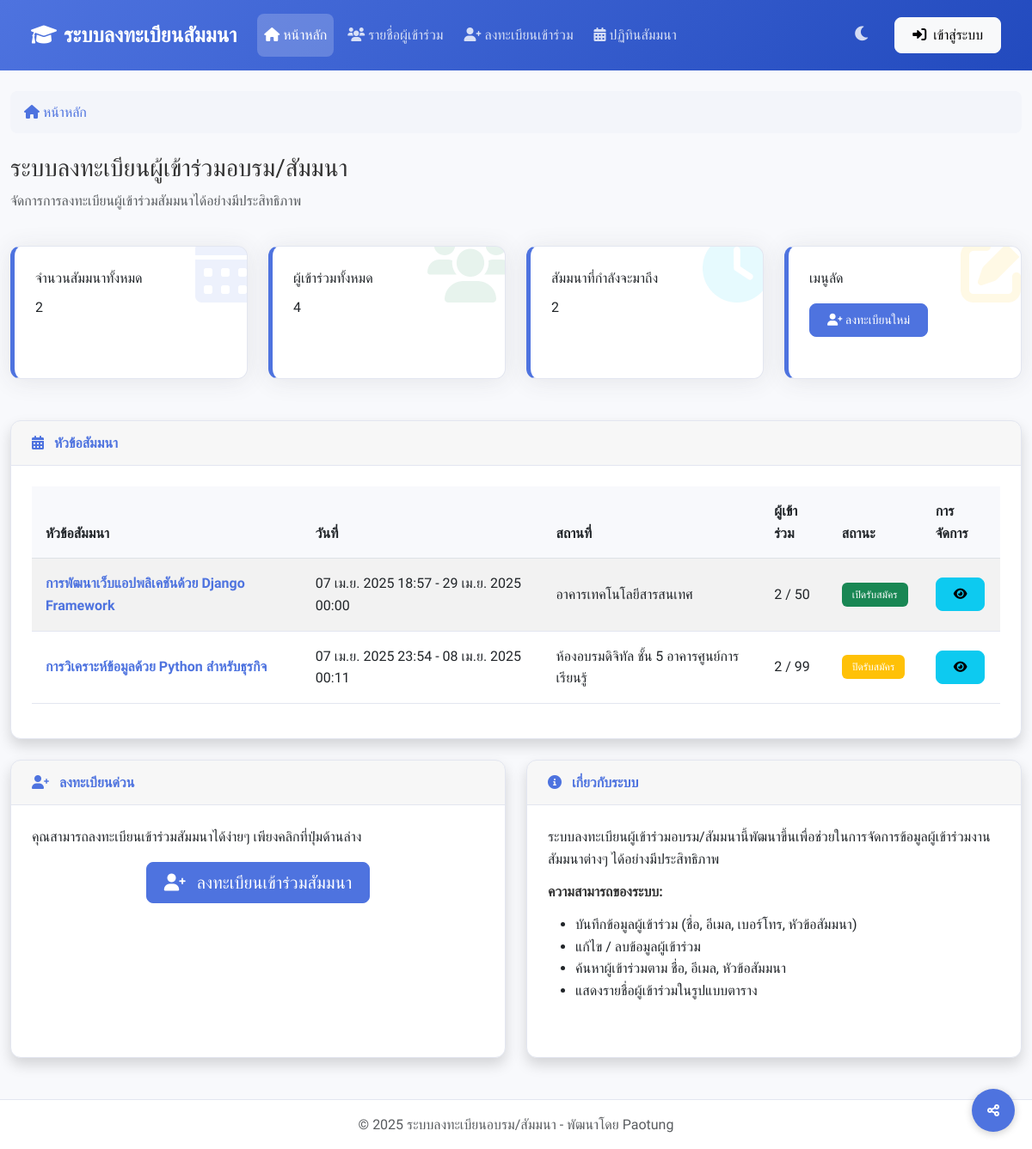
The page / on the database its author committed.
### myapp/models.py (models this page shows, shortened)
class SeminarTopic(models.Model):
    name = models.CharField(max_length=200, unique=True)
    description = models.TextField(blank=True)
    start_date = models.DateTimeField()
    end_date = models.DateTimeField()
    max_participants = models.PositiveIntegerField(default=50)
    location = models.CharField(max_length=255)
    class Meta:
        ordering = ['-start_date']
    def get_participant_count(self):
        return self.participants.count()
    def is_full(self):
        return self.get_participant_count() >= self.max_participants
    def is_registration_open(self):
        now = timezone.localtime(timezone.now())  # ใช้เวลาท้องถิ่นแทน
        is_in_time_period = now <= self.end_date
        is_seats_available = not self.is_full()
        return is_in_time_period and is_seats_available

### myapp/views.py (the view)
# urls.py: path('', views.HomeView.as_view(), name='home'),
class HomeView(ListView):
    model = SeminarTopic
    template_name = 'myapp/index.html'
    context_object_name = 'seminars'
    def get_queryset(self):
        return SeminarTopic.objects.all().order_by('start_date')
    def get_context_data(self, **kwargs):
        context = super().get_context_data(**kwargs)
        context['total_participants'] = Participant.objects.count()
        context['total_seminars'] = SeminarTopic.objects.count()
        context['current_time'] = timezone.localtime(timezone.now())
        return context

### myapp/templates/myapp/index.html (shortened to what this page needs)
{% extends 'myapp/base.html' %}
{% load static %}
{% block page_title %}ระบบลงทะเบียนผู้เข้าร่วมอบรม/สัมมนา{% endblock %}
{% block page_subtitle %}จัดการการลงทะเบียนผู้เข้าร่วมสัมมนาได้อย่างมีประสิทธิภาพ{% endblock %}
{% block content %}
<div class="row mb-4">
    <div class="col-xl-3 col-md-6 mb-4">
        <div class="card dashboard-card primary h-100">
            <div class="card-body">
                <div class="row no-gutters align-items-center">
                    <div class="col">
                        <div class="card-title">จำนวนสัมมนาทั้งหมด</div>
                        <div class="card-value">{{ total_seminars }}</div>
                    </div>
                    <div class="col-auto">
                        <i class="fas fa-calendar-alt icon text-primary"></i>
                    </div>
                </div>
            </div>
        </div>
    </div>
    <div class="col-xl-3 col-md-6 mb-4">
        <div class="card dashboard-card success h-100">
            <div class="card-body">
                <div class="row no-gutters align-items-center">
                    <div class="col">
                        <div class="card-title">ผู้เข้าร่วมทั้งหมด</div>
                        <div class="card-value">{{ total_participants }}</div>
                    </div>
                    <div class="col-auto">
                        <i class="fas fa-users icon text-success"></i>
                    </div>
                </div>
            </div>
        </div>
    </div>
    <div class="col-xl-3 col-md-6 mb-4">
        <div class="card dashboard-card info h-100">
            <div class="card-body">
                <div class="row no-gutters align-items-center">
                    <div class="col">
                        <div class="card-title">สัมมนาที่กำลังจะมาถึง</div>
                        <div class="card-value">{{ seminars|length }}</div>
                    </div>
                    <div class="col-auto">
                        <i class="fas fa-clock icon text-info"></i>
                    </div>
                </div>
            </div>
        </div>
    </div>
    <div class="col-xl-3 col-md-6 mb-4">
        <div class="card dashboard-card warning h-100">
            <div class="card-body">
                <div class="row no-gutters align-items-center">
                    <div class="col">
                        <div class="card-title">เมนูลัด</div>
                        <a href="{% url 'participant_create' %}" class="btn btn-sm btn-primary mt-2">
                            <i class="fas fa-user-plus"></i> ลงทะเบียนใหม่
                        </a>
                    </div>
                    <div class="col-auto">
                        <i class="fas fa-edit icon text-warning"></i>
                    </div>
                </div>
            </div>
        </div>
    </div>
</div>
<div class="row">
    <div class="col-12">
        <div class="card shadow mb-4">
            <div class="card-header py-3 d-flex justify-content-between align-items-center">
                <h6 class="m-0 font-weight-bold text-primary">
                    <i class="fas fa-calendar-alt me-2"></i> หัวข้อสัมมนา
                </h6>
            </div>
            <div class="card-body">
                {% if seminars %}
                    <div class="table-responsive">
                        <table class="table table-striped table-hover">
                            <thead>
                                <tr>
                                    <th>หัวข้อสัมมนา</th>
                                    <th>วันที่</th>
                                    <th>สถานที่</th>
                                    <th>ผู้เข้าร่วม</th>
                                    <th>สถานะ</th>
                                    <th>การจัดการ</th>
                                </tr>
                            </thead>
                            <tbody>
                                {% for seminar in seminars %}
                                <tr>
                                    <td>
                                        <a href="{% url 'seminar_detail' seminar.id %}" class="fw-bold text-decoration-none">
                                            {{ seminar.name }}
                                        </a>
                                    </td>
                                    <td>
                                        {{ seminar.start_date|date:"d M Y H:i" }} - {{ seminar.end_date|date:"d M Y H:i" }}
                                    </td>
                                    <td>{{ seminar.location }}</td>
                                    <td>
                                        {{ seminar.get_participant_count }} / {{ seminar.max_participants }}
                                    </td>
                                    <td>
                                        {% if not seminar.is_registration_open %}
                                            {% if seminar.is_full %}
                                                <span class="badge bg-danger">เต็ม</span>
                                            {% else %}
                                                <span class="permanent-notice badge bg-warning">ปิดรับสมัคร</span>
                                            {% endif %}
                                        {% else %}
                                            <span class="badge bg-success">เปิดรับสมัคร</span>
                                        {% endif %}
                                    </td>
                                    <td>
                                        <div class="btn-group">
                                            <a href="{% url 'seminar_detail' seminar.id %}" class="btn btn-sm btn-info">
                                                <i class="fas fa-eye"></i>
                                            </a>
                                        </div>
                                    </td>
                                </tr>
                                {% endfor %}
                            </tbody>
                        </table>
                    </div>
                {% endif %}
            </div>
        </div>
    </div>
</div>
<div class="row">
    <div class="col-lg-6 mb-4">
        <div class="card shadow h-100">
            <div class="card-header py-3">
                <h6 class="m-0 font-weight-bold text-primary">
                    <i class="fas fa-user-plus me-2"></i> ลงทะเบียนด่วน
                </h6>
            </div>
            <div class="card-body">
                <p class="mb-3">คุณสามารถลงทะเบียนเข้าร่วมสัมมนาได้ง่ายๆ เพียงคลิกที่ปุ่มด้านล่าง</p>
                <div class="text-center">
                    <a href="{% url 'participant_create' %}" class="btn btn-primary btn-lg">
                        <i class="fas fa-user-plus me-2"></i> ลงทะเบียนเข้าร่วมสัมมนา
                    </a>
                </div>
            </div>
        </div>
    </div>
    <div class="col-lg-6 mb-4">
        <div class="card shadow h-100">
            <div class="card-header py-3">
                <h6 class="m-0 font-weight-bold text-primary">
                    <i class="fas fa-info-circle me-2"></i> เกี่ยวกับระบบ
                </h6>
            </div>
            <div class="card-body">
                <p>ระบบลงทะเบียนผู้เข้าร่วมอบรม/สัมมนานี้พัฒนาขึ้นเพื่อช่วยในการจัดการข้อมูลผู้เข้าร่วมงานสัมมนาต่างๆ ได้อย่างมีประสิทธิภาพ</p>
                <h6 class="font-weight-bold">ความสามารถของระบบ:</h6>
                <ul>
                    <li>บันทึกข้อมูลผู้เข้าร่วม (ชื่อ, อีเมล, เบอร์โทร, หัวข้อสัมมนา)</li>
                    <li>แก้ไข / ลบข้อมูลผู้เข้าร่วม</li>
                    <li>ค้นหาผู้เข้าร่วมตาม ชื่อ, อีเมล, หัวข้อสัมมนา</li>
                    <li>แสดงรายชื่อผู้เข้าร่วมในรูปแบบตาราง</li>
                </ul>
            </div>
        </div>
    </div>
</div>
{% endblock %}

### myapp/templates/myapp/base.html (style rules this page uses)
:root { --primary-color: #4e73df; --primary-dark: #2653d4; --primary-light: #6f8be8; --secondary-color: #6c757d; --success-color: #1cc88a; --success-dark: #13a673; --info-color: #36b9cc; --warning-color: #f6c23e; --danger-color: #e74a3b; --light-color: #f8f9fc; --dark-color: #5a5c69; --body-bg: #f8f9fc; --body-color: #333; --card-bg: #fff; --card-border: #e3e6f0; --card-shadow: 0 0.15rem 1.75rem 0 rgba(58, 59, 69, 0.1); --navbar-bg: linear-gradient(135deg, #4e73df 0%, #224abe 100%); --navbar-color: #fff; --input-bg: #fff; --input-color: #6e707e; --input-border: #d1d3e2; --table-header-bg: #f8f9fc; --table-border: #e3e6f0; --table-hover: #f3f5fa; --timeline-bg: #e3e6f0; --breadcrumb-bg: #f3f5fa; --footer-bg: #fff; --spacing-xs: 0.25rem; --spacing-sm: 0.5rem; --spacing-md: 1rem; --spacing-lg: 1.5rem; --spacing-xl: 2rem; --spacing-xxl: 3rem; }
body { font-family: 'Prompt', sans-serif; background-color: var(--body-bg); color: var(--body-color); line-height: 1.6; transition: background-color 0.3s ease, color 0.3s ease; }
h1, h2, h3, h4, h5, h6 { font-weight: 600; margin-bottom: 1rem; color: var(--body-color); }
.text-primary { color: var(--primary-color) !important; }
a { color: var(--primary-color); text-decoration: none; transition: color 0.2s; }
.card { background-color: var(--card-bg); border: 1px solid var(--card-border); border-radius: 0.75rem; overflow: hidden; box-shadow: var(--card-shadow); transition: transform 0.3s ease, box-shadow 0.3s ease, background-color 0.3s ease; margin-bottom: var(--spacing-lg); }
.card-header { background-color: rgba(0, 0, 0, 0.03); border-bottom: 1px solid var(--card-border); font-weight: 600; padding: var(--spacing-md) var(--spacing-lg); }
.card-body { padding: var(--spacing-lg); }
.dashboard-card { position: relative; overflow: hidden; border-left: 5px solid var(--primary-color); }
.dashboard-card .icon { position: absolute; top: -15px; right: -10px; font-size: 5rem; opacity: 0.1; transition: transform 0.3s ease, opacity 0.3s ease; }
.btn { border-radius: 0.5rem; font-weight: 500; padding: 0.5rem 1.25rem; transition: all 0.3s ease; position: relative; overflow: hidden; }
.btn::after { content: ''; position: absolute; top: 50%; left: 50%; width: 0; height: 0; background-color: rgba(255, 255, 255, 0.2); border-radius: 50%; transform: translate(-50%, -50%); transition: width 0.4s ease, height 0.4s ease; }
.btn-primary { background-color: var(--primary-color); border-color: var(--primary-color); }
.btn-group .btn { margin-right: 0.25rem; }
.btn-group .btn:last-child { margin-right: 0; }
.badge { font-weight: 500; padding: 0.5rem 0.75rem; border-radius: 0.375rem; }
.table { color: var(--body-color); border-collapse: separate; border-spacing: 0; }
.table th { background-color: var(--table-header-bg); font-weight: 600; border-top: none; padding: var(--spacing-md); }
.table td { padding: var(--spacing-md); vertical-align: middle; border-color: var(--table-border); }
.table>:not(caption)>*>* { padding: var(--spacing-md) var(--spacing-md); }
.table-hover tbody tr { transition: background-color 0.2s; }

### rows shown on the page
SeminarTopic: name "การพัฒนาเว็บแอปพลิเคชันด้วย Django Framework", start_date "07 เม.ย. 2025 18:57", end_date "29 เม.ย. 2025 00:00", location "อาคารเทคโนโลยีสารสนเทศ", get_participant_count "2", max_participants "50", shows "เปิดรับสมัคร"
SeminarTopic: name "การวิเคราะห์ข้อมูลด้วย Python สำหรับธุรกิจ", start_date "07 เม.ย. 2025 23:54", end_date "08 เม.ย. 2025 00:11", location "ห้องอบรมดิจิทัล ชั้น 5 อาคารศูนย์การเรียนรู้", get_participant_count "2", max_participants "99", shows "ปิดรับสมัคร"

### other values the page prints
{{ total_seminars }} "2"
{{ total_participants }} "4"
{{ seminars|length }} "2"
